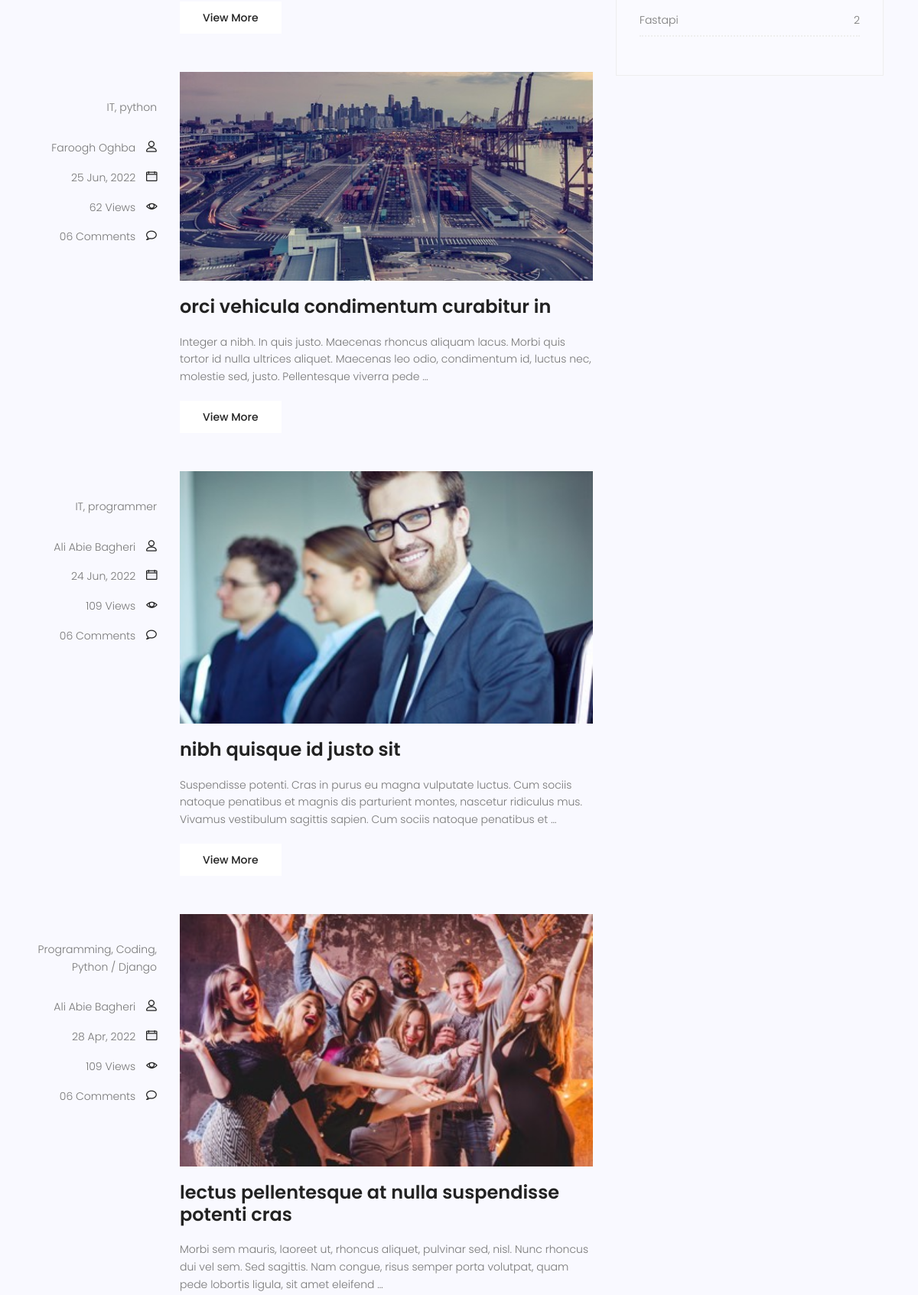
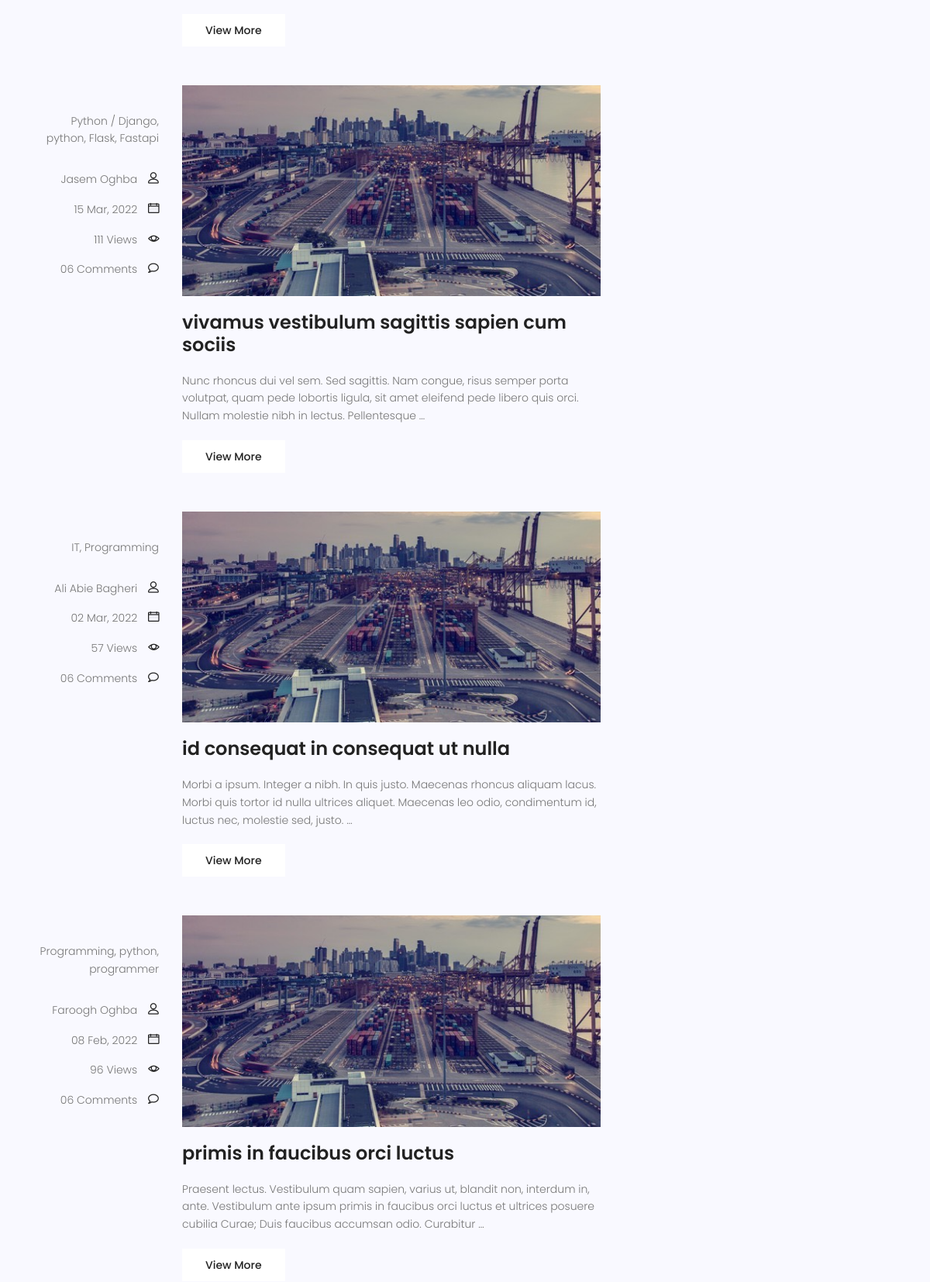
Before: /blog/ (middle part) with the older database file (2 pictures, top to bottom).
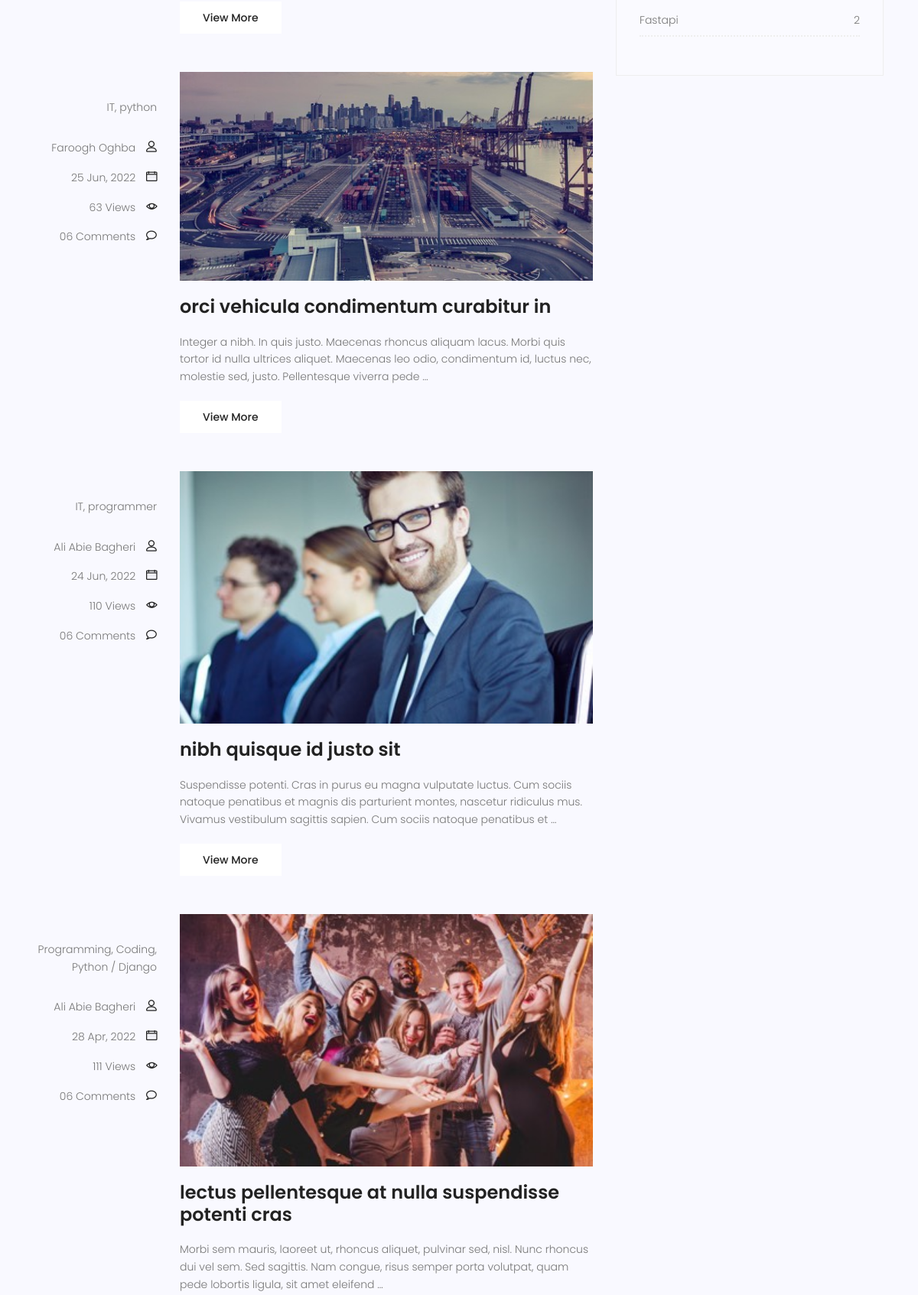
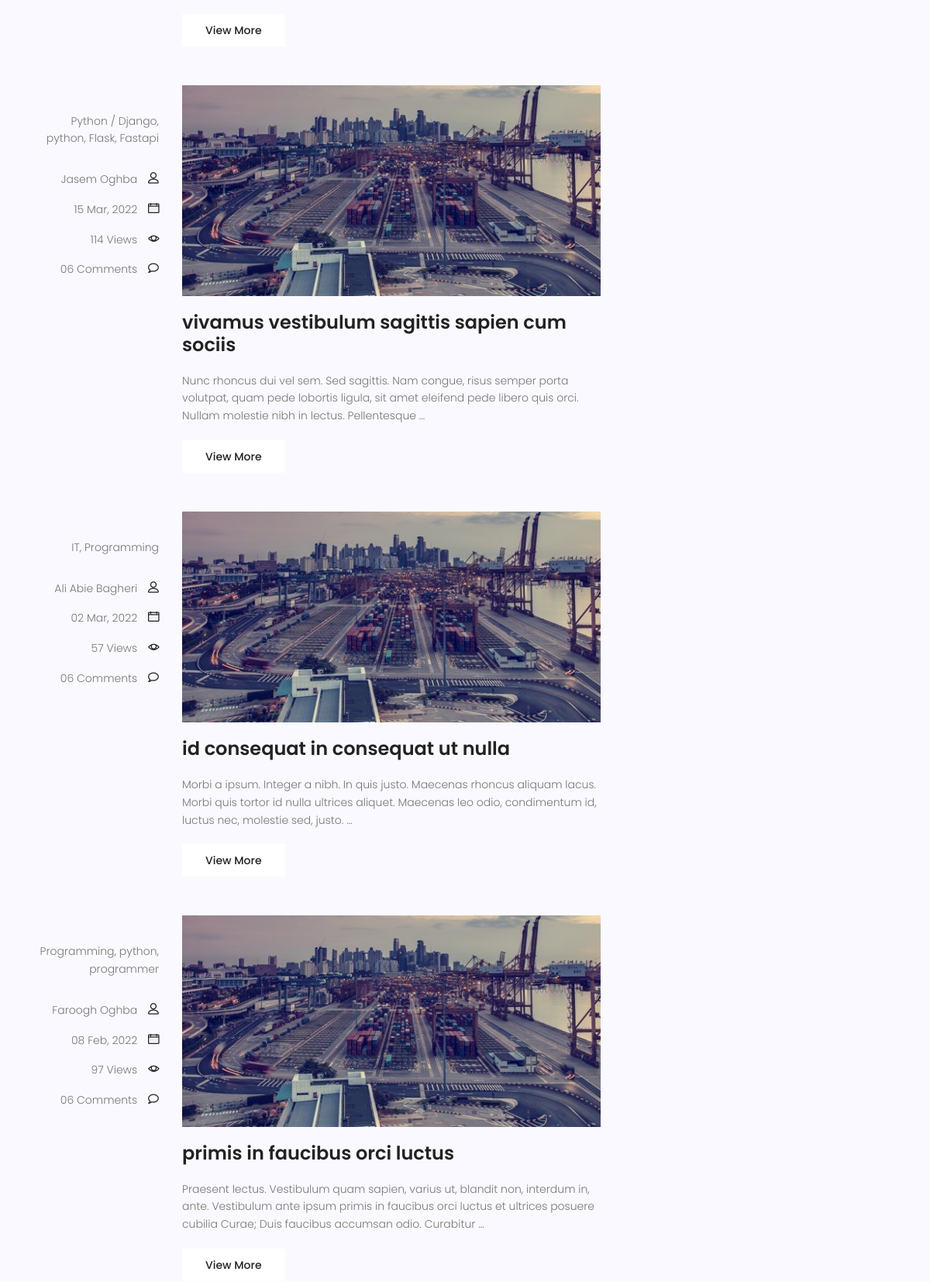
After: the same page with the newer database file (2 pictures, top to bottom).
### blog/models.py (models this page shows, shortened)
class Post(models.Model):
    author = models.ForeignKey(to=User, on_delete=models.SET_NULL, null=True)
    image = models.ImageField(upload_to='blog_post/', default='blog_post/default.jpg')
    title = models.CharField(max_length=255)
    content = models.TextField()
    category = models.ManyToManyField(to=Category)
    counted_views = models.IntegerField(default=0)
    status = models.BooleanField(default=False)
    publish_date = models.DateTimeField(null=True)
    created_date = models.DateTimeField(auto_now_add=True)
    updated_date = models.DateTimeField(auto_now=True)
    class Meta:
        ordering = ['-publish_date']
    def snippet(self):
        words = self.content.split()[:30]
        return f'{" ".join(words)} ...'

class Category(models.Model):
    name = models.CharField(max_length=255)
    def __str__(self):
        return self.name

### blog/views.py (the view)
# urls.py: path('', blog_home_view, name='home'),
def blog_home_view(request):
    all_post = Post.objects.filter(publish_date__lte=timezone.now(), status=True)
    context = {'all_post': all_post}
    return render(request, template_name='blog/blog-home.html', context=context)

### blog/templatetags/blog_tags.py (called while the page is built)
@register.inclusion_tag('blog/blog-post-category.html')
def post_categories():
    categories = Category.objects.all()
    posts = Post.objects.filter(publish_date__lte=timezone.now(), status=True)
    post_categories_count = {}
    for category in categories:
        post_categories_count[category.name] = posts.filter(category=category).count()
    return {'post_cats_count': post_categories_count}

### blog/templates/blog/blog-home.html (shortened to what this page needs)
{% extends 'base.html' %}
{% load blog_tags %}
{% load static %}
{% block content %}
<section class="post-content-area">
    <div class="container">
        <div class="row">
            <div class="col-lg-8 posts-list">
                {% for post in all_post %}
                    <div class="single-post row">
                    <div class="col-lg-3  col-md-3 meta-details">
                        <ul class="tags">
                            {{ post.category.all|join:", " }}
                        </ul>
                        <div class="user-details row">
                            <p class="user-name col-lg-12 col-md-12 col-6"><a href="#">{{ post.author.get_full_name }}</a> <span
                                    class="lnr lnr-user"></span></p>
                            <p class="date col-lg-12 col-md-12 col-6"><a href="#">{{ post.publish_date | date:'d M, Y' }}</a> <span
                                    class="lnr lnr-calendar-full"></span></p>
                            <p class="view col-lg-12 col-md-12 col-6"><a href="#">{{ post.counted_views }} Views</a> <span
                                    class="lnr lnr-eye"></span></p>
                            <p class="comments col-lg-12 col-md-12 col-6"><a href="#">06 Comments</a> <span
                                    class="lnr lnr-bubble"></span></p>
                        </div>
                    </div>
                    <div class="col-lg-9 col-md-9 ">
                        <div class="feature-img">
                            <img class="img-fluid" src="{{ post.image.url }}" alt="">
                        </div>
                        <a class="posts-title" href="{% url 'blog:single' post.id %}"><h3>{{ post.title }}</h3>
                        </a>
                        <p class="excert">
                            {{ post.content|truncatewords:30 }}
                        </p>
                        <a href="{% url 'blog:single' post.id %}" class="primary-btn">View More</a>
                    </div>
                </div>
                {% endfor %}
            </div>
            <div class="col-lg-4 sidebar-widgets">
                <div class="widget-wrap">
                    {% post_categories %}
                </div>
            </div>
        </div>
    </div>
</section>
{% endblock %}

### templates/base.html (shortened to what this page needs)
<!DOCTYPE html>
<html lang="zxx" class="no-js">
<head>
    {% load static %}
    <link rel="stylesheet" href="{% static 'css/linearicons.css' %}">
    <link rel="stylesheet" href="{% static 'css/font-awesome.min.css' %}">
    <link rel="stylesheet" href="{% static 'css/bootstrap.css' %}">
    <link rel="stylesheet" href="{% static 'css/magnific-popup.css' %}">
    <link rel="stylesheet" href="{% static 'css/jquery-ui.css' %}">
    <link rel="stylesheet" href="{% static 'css/nice-select.css' %}">
    <link rel="stylesheet" href="{% static 'css/animate.min.css' %}">
    <link rel="stylesheet" href="{% static 'css/owl.carousel.css' %}">
    <link rel="stylesheet" href="{% static 'css/main.css' %}">
</head>
<body>
{% block content %}
{% endblock %}
</body>
</html>

### blog/templates/blog/blog-search.html (shortened to what this page needs)
{% load static %}

### blog/templates/blog/blog-writer.html (shortened to what this page needs)
{% load static %}

### blog/templates/blog/blog-post-category.html (shortened to what this page needs)
{% load static %}
<div class="single-sidebar-widget post-category-widget">
    <ul class="cat-list">
       {% for post_cat, count in post_cats_count.items %}
            <li>
                <a href="#" class="d-flex justify-content-between">
                    <p>{{ post_cat }}</p>
                    <p>{{ count }}</p>
                </a>
            </li>
       {% endfor %}
    </ul>
</div>

### static/css/main.css (style rules this page uses)
body { color: #777777; font-family: "Poppins", sans-serif; font-size: 14px; font-weight: 300; line-height: 1.625em; position: relative; }
ol, ul { margin: 0; padding: 0; list-style: none; }
a { -webkit-transition: all 0.3s ease 0s; -moz-transition: all 0.3s ease 0s; -o-transition: all 0.3s ease 0s; transition: all 0.3s ease 0s; }
a, a:focus, a:hover { text-decoration: none; outline: 0; }
h1, h2, h3, h4, h5, h6 { font-family: "Poppins", sans-serif; color: #222222; line-height: 1.2em !important; margin-bottom: 0; margin-top: 0; font-weight: 600; }
h3, .h3 { font-size: 24px; }
h3 { font-size: 24px; }
h1, h2, h3, h4, h5, h6 { line-height: 1.5em; }
.primary-btn { background: #f8b600; line-height: 42px; padding-left: 30px; padding-right: 30px; border: none; color: #fff; display: inline-block; font-size: 14px; font-weight: 500; position: relative; -webkit-transition: all 0.3s ease 0s; -moz-transition: all 0.3s ease 0s; -o-transition: all 0.3s ease 0s; transition: all 0.3s ease 0s; cursor: pointer; position: relative; }
.post-content-area { background-color: #f9f9ff; }
.post-content-area .single-post { margin-bottom: 50px; }
.post-content-area .single-post .meta-details { text-align: right; margin-top: 35px; }
.post-content-area .single-post .meta-details .tags { margin-bottom: 30px; }
.post-content-area .single-post .user-name a, .post-content-area .single-post .date a, .post-content-area .single-post .view a, .post-content-area .single-post .comments a { color: #777777; margin-right: 10px; -webkit-transition: all 0.3s ease 0s; -moz-transition: all 0.3s ease 0s; -o-transition: all 0.3s ease 0s; transition: all 0.3s ease 0s; }
.post-content-area .single-post .user-name .lnr, .post-content-area .single-post .date .lnr, .post-content-area .single-post .view .lnr, .post-content-area .single-post .comments .lnr { font-weight: 900; color: #222; }
.post-content-area .single-post .feature-img img { width: 100%; }
.post-content-area .single-post .posts-title h3 { margin: 20px 0px; }
.post-content-area .single-post .excert { margin-bottom: 20px; }
.post-content-area .single-post .primary-btn { background: #fff !important; color: #222 !important; -webkit-transition: all 0.3s ease 0s; -moz-transition: all 0.3s ease 0s; -o-transition: all 0.3s ease 0s; transition: all 0.3s ease 0s; border-radius: 0px !important; }
.posts-list .posts-title h3 { -webkit-transition: all 0.3s ease 0s; -moz-transition: all 0.3s ease 0s; -o-transition: all 0.3s ease 0s; transition: all 0.3s ease 0s; }
.sidebar-widgets { padding-bottom: 120px; }
.widget-wrap { background: #fafaff; padding: 20px 0px; border: 1px solid #eee; }
.widget-wrap .single-sidebar-widget { margin: 30px 30px; padding-bottom: 30px; border-bottom: 1px solid #eee; }
.widget-wrap .single-sidebar-widget:last-child { border-bottom: none; margin-bottom: 0px; }
.widget-wrap .post-category-widget .cat-list li { padding-top: 15px; padding-bottom: 8px; border-bottom: 2px dotted #eee; -webkit-transition: all 0.3s ease 0s; -moz-transition: all 0.3s ease 0s; -o-transition: all 0.3s ease 0s; transition: all 0.3s ease 0s; }
.widget-wrap .post-category-widget .cat-list li p { font-weight: 300; font-size: 14px; margin-bottom: 0px; -webkit-transition: all 0.3s ease 0s; -moz-transition: all 0.3s ease 0s; -o-transition: all 0.3s ease 0s; transition: all 0.3s ease 0s; }
.widget-wrap .post-category-widget .cat-list li a { color: #777777; }

Changed rows visible on the page:
changed Post "orci vehicula condimentum curabitur in": counted_views "62" → "63"
changed Post "nibh quisque id justo sit": counted_views "109" → "110"
changed Post "lectus pellentesque at nulla suspendisse potenti cras": counted_views "109" → "111"
changed Post "vivamus vestibulum sagittis sapien cum sociis": counted_views "111" → "114"
changed Post "primis in faucibus orci luctus": counted_views "96" → "97"
